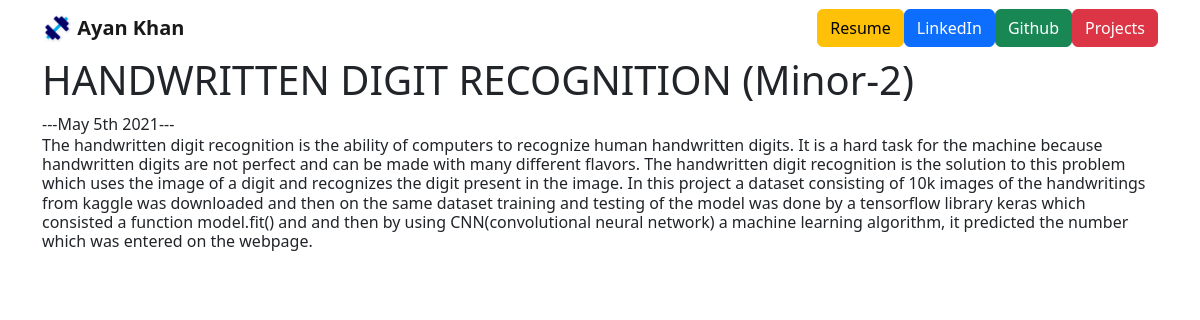
The page /blog/18 on the database its author committed.
### blog/models.py (models this page shows, shortened)
class Blog(models.Model):
	title = models.CharField(max_length=200)
	description = models.TextField()
	date = models.DateField()

### blog/views.py (the view)
# urls.py: path('<int:blog_id>', views.detail, name='detail'),
def detail(request, blog_id):
	blog = get_object_or_404(Blog, pk=blog_id)
	return render(request, 'blog/detail.html', {'blog':blog})

### blog/templates/blog/detail.html
{% extends 'portfolio/base.html' %}
{% block content %}
<h1>{{ blog.title }}</h1>
---{{ blog.date|date:'F jS Y' }}---
<h6>{{ blog.description }}</h6>
{% endblock %}

### portfolio/static/portfolio/custom.css (style rules this page uses)
body { font-family: 'Lato', sans-serif; }

### rows shown on the page
Blog: title "HANDWRITTEN DIGIT RECOGNITION (Minor-2)", date "May 5th 2021", description "The handwritten digit recognition is the ability of computers to recognize human handwritten digits. It is a hard task for the machine because handwritten digits are not perfect and can be made with many different flavors. The handwritten digit recognition is the solution to this problem which uses the image of a digit and recognizes the digit present in the image. In this project a dataset consisting of 10k images of the handwritings from kaggle was downloaded and then on the same dataset training and testing of the model was done by a tensorflow library keras which consisted a function model.fit() and and then by using CNN(convolutional neural network) a machine learning algorithm, it…"
